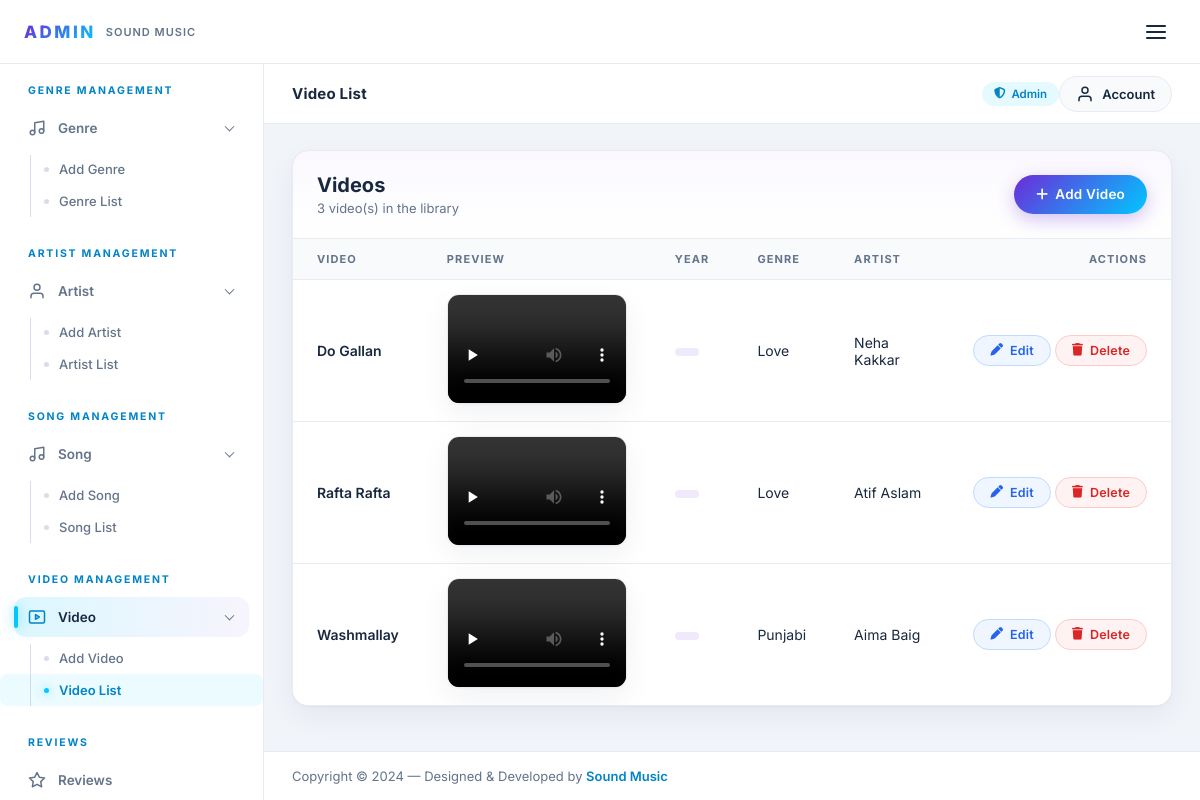
The app's page /videolist.php with its own data.
### tables this page shows
CREATE TABLE video (
    video_id INT AUTO_INCREMENT PRIMARY KEY,
    video_name VARCHAR(100) NOT NULL,
    video_file VARCHAR(255) NOT NULL,
    video_poster VARCHAR(255),
    genre_id INT,
    Artists_id INT,

    CONSTRAINT fk_video_genre
    FOREIGN KEY (genre_id)
    REFERENCES genre(id),

    CONSTRAINT fk_video_artist
    FOREIGN KEY (Artists_id)
    REFERENCES artist(Artist_id)
);

CREATE TABLE genre (
    id INT AUTO_INCREMENT PRIMARY KEY,
    genre_name VARCHAR(100) NOT NULL
);

CREATE TABLE artist (
    Artist_id INT AUTO_INCREMENT PRIMARY KEY,
    artist_name VARCHAR(100) NOT NULL,
    artist_image VARCHAR(255) NOT NULL,
    genre_id INT,

    CONSTRAINT fk_artist_genre
    FOREIGN KEY (genre_id)
    REFERENCES genre(id)
);

### videolist.php (the view, shortened to what this page needs)
<?php
include 'header.php';
?>
<?php
include ("config.php");
$query = "SELECT * FROM `video` join genre on genre.id = video.genre_id join artist on artist.Artist_id = video.Artists_id";
$result = mysqli_query($conn,$query);
$count = mysqli_num_rows($result);
?>
<div class="content-body">
    <div class="container-fluid">
        <div class="page-panel">
            <div class="panel-header">
                <div>
                    <h2 class="panel-title">Videos</h2>
                    <p class="panel-subtitle"><?php echo $count; ?> video(s) in the library</p>
                </div>
                <a class="btn btn-add" href="video.php"><i class="fa-solid fa-plus"></i> Add Video</a>
            </div>
            <div class="table-wrap">
                <table class="data-table">
                    <thead>
                        <tr>
                            <th>Video</th>
                            <th>Preview</th>
                            <th>Year</th>
                            <th>Genre</th>
                            <th>Artist</th>
                            <th class="th-right">Actions</th>
                        </tr>
                    </thead>
                    <tbody>
                    <?php if ($count > 0) {
                        while($data = mysqli_fetch_assoc($result)){ ?>
                        <tr>
                            <td class="cell-title"><?php echo htmlspecialchars($data["video_name"]); ?></td>
                            <td>
                                <video width="180" height="110" controls preload="none">
                                    <source src="<?php echo $data['video_file'] ?>" type="video/mp4">
                                </video>
                            </td>
                            <td><span class="badge-soft"><?php echo $data["years"]; ?></span></td>
                            <td><?php echo htmlspecialchars($data["genre_name"]); ?></td>
                            <td><?php echo htmlspecialchars($data["artist_name"]); ?></td>
                            <td class="actions-cell">
                                <a class="btn btn-edit" href="editvideo.php?editvideoid=<?php echo $data['video_id']?>" title="Edit video">
                                    <i class="fa-solid fa-pen"></i> Edit
                                </a>
                                <a class="btn btn-delete" href="deletevideo.php?delvideoid=<?php echo $data['video_id']?>" title="Delete video" onclick="return confirm('Are you sure you want to delete this video?');">
                                    <i class="fa-solid fa-trash"></i> Delete
                                </a>
                            </td>
                        </tr>
                    <?php }
                    } ?>
                    </tbody>
                </table>
            </div>
        </div>
    </div>
</div>
<?php
include "footer.php";
?>

### custom-admin.css (style rules this page uses)
* { margin: 0; padding: 0; box-sizing: border-box; }
a { text-decoration: none; color: inherit; }
:root { --admin-primary: #6C2BD9; --admin-primary-dark: #4C1D95; --admin-primary-light: #8B5CF6; --admin-accent: #00C8FF; --admin-accent-strong: #0284C7; --admin-danger: #EF4444; --admin-success: #10B981; --admin-warning: #F59E0B; --admin-bg: #F1F4F9; --admin-surface: #FFFFFF; --admin-surface-2: #F8FAFC; --admin-border: #E7EBF2; --admin-border-strong: #D8DEE9; --admin-text: #18283F; --admin-text-muted: #64748B; --admin-gradient: linear-gradient(135deg, #6C2BD9 0%, #00C8FF 100%); --admin-shadow: 0 1px 2px rgba(24, 40, 63, 0.04), 0 10px 30px rgba(24, 40, 63, 0.06); --admin-shadow-hover: 0 2px 4px rgba(24, 40, 63, 0.05), 0 16px 40px rgba(24, 40, 63, 0.10); --admin-radius: 16px; --sidebar-width: 264px; --nav-header-height: 64px; }
body { font-family: 'Inter', -apple-system, BlinkMacSystemFont, "Segoe UI", sans-serif; background: var(--admin-bg); color: var(--admin-text); min-height: 100vh; -webkit-font-smoothing: antialiased; }
.content-body { flex: 1; padding: 26px 28px 40px; }
.content-body .container-fluid { width: 100%; }
.page-panel { background: var(--admin-surface); border: 1px solid var(--admin-border); border-radius: var(--admin-radius); box-shadow: var(--admin-shadow); overflow: hidden; }
.panel-header { display: flex; align-items: center; justify-content: space-between; gap: 16px; flex-wrap: wrap; padding: 22px 24px; border-bottom: 1px solid var(--admin-border); background: linear-gradient(180deg, rgba(108, 43, 217, 0.03), transparent); }
.panel-title { font-size: 20px; font-weight: 700; color: var(--admin-text); }
.panel-subtitle { font-size: 13px; color: var(--admin-text-muted); margin-top: 3px; }
.table-wrap { overflow-x: auto; }
.data-table { width: 100%; border-collapse: collapse; background: var(--admin-surface); }
.data-table thead th { background: var(--admin-surface-2); color: var(--admin-text-muted); font-size: 11px; font-weight: 700; text-transform: uppercase; letter-spacing: 1.1px; text-align: left; padding: 13px 24px; border-bottom: 1px solid var(--admin-border); white-space: nowrap; }
.data-table tbody td { color: var(--admin-text); border-bottom: 1px solid var(--admin-border); padding: 14px 24px; vertical-align: middle; font-size: 14px; }
.data-table tbody tr { transition: background 0.2s ease; }
.data-table tbody tr:last-child td { border-bottom: none; }
.data-table .th-right { text-align: right; }
.data-table .actions-cell { white-space: nowrap; text-align: right; }
.cell-title { font-weight: 600; font-size: 14px; }
.badge-soft { display: inline-block; padding: 4px 12px; border-radius: 999px; font-size: 12px; font-weight: 600; background: rgba(108, 43, 217, 0.10); color: var(--admin-primary-dark); }
.data-table video { border-radius: 12px; border: 1px solid var(--admin-border); box-shadow: var(--admin-shadow); }
.btn { display: inline-flex; align-items: center; justify-content: center; gap: 7px; font-family: inherit; font-weight: 600; font-size: 13px; padding: 9px 18px; border-radius: 999px; border: none; cursor: pointer; letter-spacing: 0.2px; line-height: 1.2; transition: all 0.25s ease; text-decoration: none; }
.btn-add { background: var(--admin-gradient); color: #fff; padding: 11px 22px; font-size: 13.5px; box-shadow: 0 6px 18px rgba(108, 43, 217, 0.28); }
.btn-edit { background: #EFF6FF; color: #2563EB; border: 1px solid #BFDBFE; padding: 7px 16px; font-size: 12.5px; }
.btn-delete { background: #FEF2F2; color: #DC2626; border: 1px solid #FECACA; padding: 7px 16px; font-size: 12.5px; }
.content-body .container-fluid { animation: adminFadeIn 0.4s ease; }

### records on screen
video: video_name "Do Gallan", genre.genre_name "Love", Artists.artist_name "Neha Kakkar"
video: video_name "Rafta Rafta", genre.genre_name "Love", Artists.artist_name "Atif Aslam"
video: video_name "Washmallay", genre.genre_name "Punjabi", Artists.artist_name "Aima Baig"

### other values on screen
$pageTitle "Video List"
$count "3"
